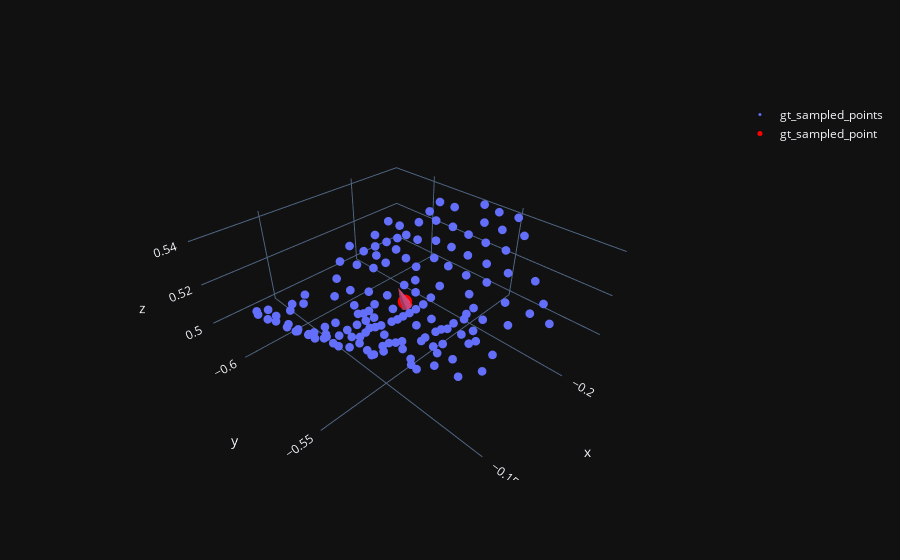
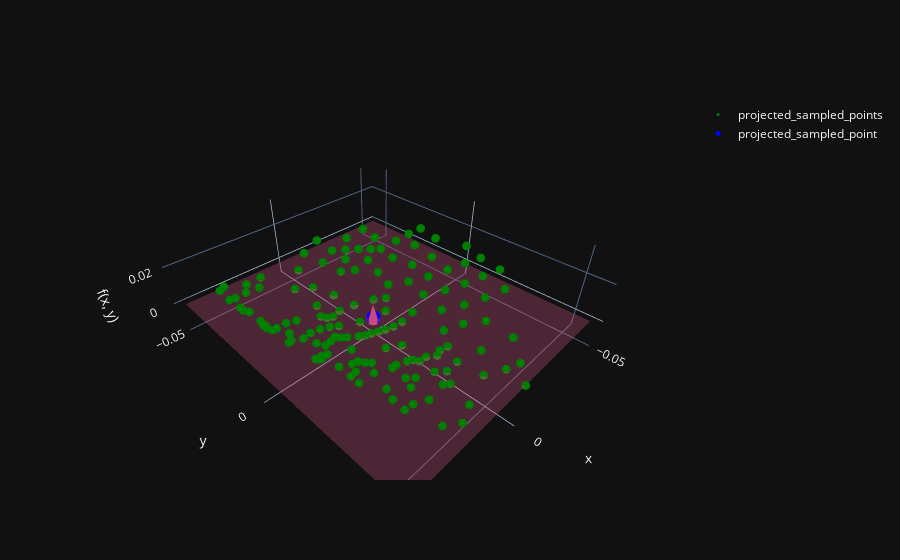

The cell these charts' notebook holds for them, in order:
### Code cell
mesh_path = "data/bunny_curvs.ply"
sampled_index = 30000
dataset = create_dataset_from_mesh(mesh_path=mesh_path,sampled_index=sampled_index, show_sample=True, ball_radius=0.06, down_sampling_ratio=0.8)
x = torch.tensor([[0.0], [0.0]], requires_grad=True).T
dataset['train_input'].shape, dataset['train_label'].shape

### Figure 1 — Plotly figure (JSON) as saved in the notebook; plotly's stock layout.template omitted (floating-point values rounded to 4 significant figures; data arrays with more than 128 entries replaced by an {"elided": "..."} marker saying what was removed)
{"data": [{"marker": {"size": 3}, "mode": "markers", "name": "gt_sampled_points", "x": {"elided": "149 float values"}, "y": {"elided": "149 float values"}, "z": {"elided": "149 float values"}, "type": "scatter3d"}, {"marker": {"color": "red", "size": 5}, "mode": "markers", "name": "gt_sampled_point", "x": [-0.1756], "y": [-0.5658], "z": [0.514], "type": "scatter3d"}, {"name": "Sampled Normal", "showscale": false, "sizeref": 0.01, "u": [0.2697], "v": [-0.2116], "visible": true, "w": [0.9394], "x": [-0.1756], "y": [-0.5658], "z": [0.514], "type": "cone"}], "layout": {"scene": {"xaxis": {"title": {"text": "x"}}, "yaxis": {"title": {"text": "y"}}, "zaxis": {"title": {"text": "z"}}}}}

### Figure 2 — Plotly figure (JSON) as saved in the notebook; plotly's stock layout.template omitted (floating-point values rounded to 4 significant figures; data arrays with more than 128 entries replaced by an {"elided": "..."} marker saying what was removed)
{"data": [{"marker": {"color": "green", "size": 3}, "mode": "markers", "name": "projected_sampled_points", "x": {"elided": "149 float values"}, "y": {"elided": "149 float values"}, "z": {"elided": "149 float values"}, "type": "scatter3d"}, {"marker": {"color": "blue", "size": 5}, "mode": "markers", "name": "projected_sampled_point", "x": [-0.0], "y": [0.0], "z": [0.0], "type": "scatter3d"}, {"name": "Projected Normal", "showscale": false, "sizeref": 0.01, "u": [0], "v": [0], "visible": true, "w": [1], "x": [-0.0], "y": [0.0], "z": [0.0], "type": "cone"}, {"opacity": 0.3, "showscale": false, "x": {"elided": "100x100 float values"}, "y": {"elided": "100x100 float values"}, "z": {"elided": "100x100 float values"}, "type": "surface"}], "layout": {"scene": {"xaxis": {"title": {"text": "x"}}, "yaxis": {"title": {"text": "y"}}, "zaxis": {"title": {"text": "f(x, y)"}}}}}
